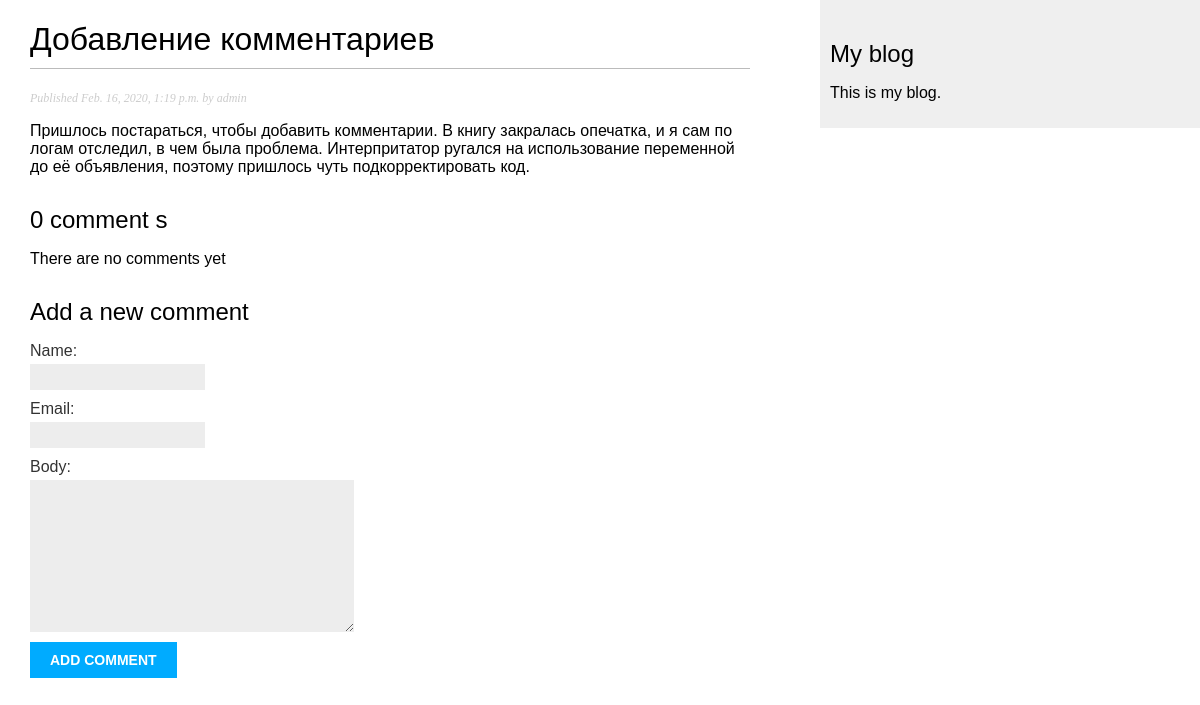
The app's page /blog/2020/2/16/dobavlenie-kommentariev/ with its own data.
### blog/models.py (models this page shows, shortened)
class Post(models.Model):
    STATUS_CHOICES = (
        ('draft', 'Draft'),
        ('published', 'Published'),
    )
    title = models.CharField(max_length=250)
    slug = models.SlugField(max_length=250, unique_for_date='publish')
    author = models.ForeignKey(User, on_delete=models.CASCADE,
                               related_name='blog_posts')
    body = models.TextField()
    publish = models.DateTimeField(default=timezone.now)
    created = models.DateTimeField(auto_now_add=True)
    updated = models.DateTimeField(auto_now=True)
    status = models.CharField(max_length=10, choices=
                              STATUS_CHOICES, default='draft')
    objects = models.Manager() #Здесь менеджер по умолчанию
    published = PublishedManager() #А здесь кастомный, который выводит только опубликованные
    class Meta:
        ordering = ('-publish',)

### blog/views.py (the view)
def post_detail(request, year, month, day, post):
    post = get_object_or_404(Post, slug=post, status='published', publish__year=year,
                             publish__month=month, publish__day=day)
    comments = post.comments.filter(active=True)
    new_comment = None
    if request.method == 'POST':
        comment_form = CommentForm(data=request.POST)
        if comment_form.is_valid():
            new_comment = comment_form.save(commit=False)
            new_comment.post = post
            new_comment.save()
    try:   #Интерпретатор ругается на ссылку сomment_form до объявления, поэтому надо проверить её существование
        type(comment_form)
    except:
        comment_form = CommentForm()
    return render(request, 'blog/post/detail.html',
                  {'post':post,
                   'comments':comments,
                   'new_comment':new_comment,
                   'comment_form':comment_form})

### blog/forms.py
class CommentForm(forms.ModelForm):
    class Meta:
        model = Comment
        fields = ('name', 'email', 'body')

### blog/templates/blog/post/detail.html (shortened to what this page needs)
{% extends "blog/base.html" %}
{% block content %}
<h1>{{post.title}}</h1>
<p class="date">Published {{post.publish}} by {{post.author}}</p>
{{post.body|linebreaks}}
{% with comments.count as total_comments %}
<h2>{{total_comments}} comment {{ total_comments|pluralize }}</h2>
{% endwith %}
{% for comment in comments %}
<div class="comment">
  <p class="info">
  Comment {{forloop.counter }} by {{comment.name}}
  {{comment.created}}
</p>
  {{comment.body|linebreaks}}
</div>
{% empty %}
<p>There are no comments yet</p>
{% endfor %}
{% if new_comment %}
<h2>Your comment has been added.</h2>
{% else %}
<h2>Add a new comment</h2>
<form action="." method="post">
{{ comment_form.as_p }}
<p><input type="submit" value="Add comment"></p>
</form>
{% endif %}
{% endblock %}

### blog/static/css/blog.css (style rules this page uses)
body { margin:0; padding:0; font-family:helvetica, sans-serif; }
h1 { font-weight:normal; border-bottom:1px solid #bbb; padding:0 0 10px 0; }
h2 { font-weight:normal; margin:30px 0 0; }
p.date { color:#ccc; font-family: georgia, serif; font-size: 12px; font-style: italic; }
label { float:left; clear:both; color:#333; margin-bottom:4px; }
input, textarea { clear:both; float:left; margin:0 0 10px; background:#ededed; border:0; padding:6px 10px; font-size:12px; }
input[type=submit] { font-weight:bold; background:#00abff; color:#fff; padding:10px 20px; font-size:14px; text-transform:uppercase; }

### records on screen
Post: title "Добавление комментариев", publish "Feb. 16, 2020, 1:19 p.m.", author "admin", body "Пришлось постараться, чтобы добавить комментарии. В книгу закралась опечатка, и я сам по логам отследил, в чем была проблема. Интерпритатор ругался на использование переменной до её объявления, поэтому пришлось чуть подкорректировать код."

### other values on screen
{{ total_comments }} "0"
